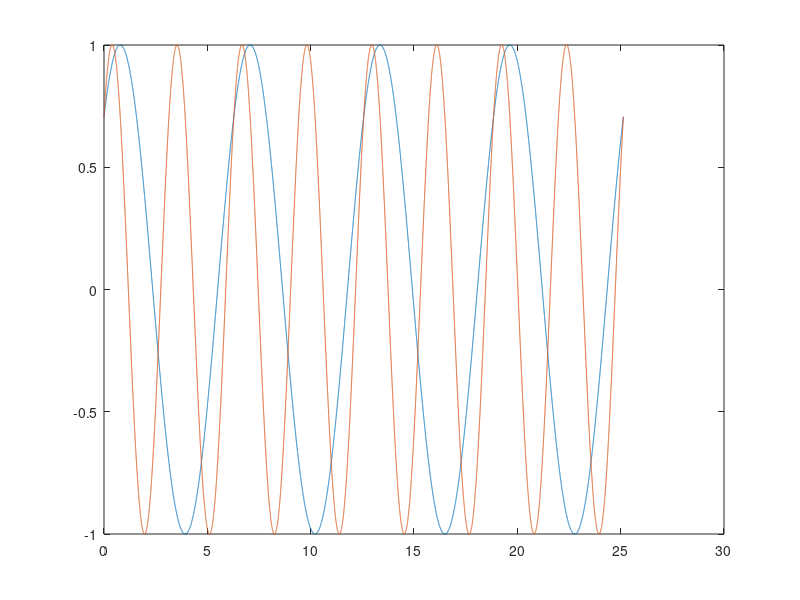

The MATLAB source for this figure:
%%lab 1.2.3

format compact
close all;
clear;
clc;

t=0:0.001:8*pi;
x1=sin(t+pi/4);
x2=sin(2*t+pi/4);

plot(t,x1,t,x2);
